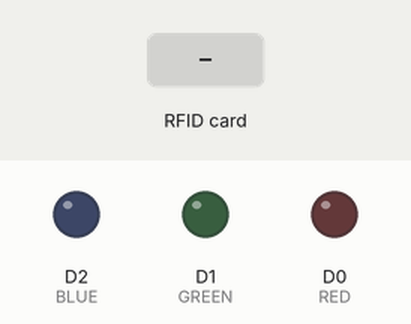
This sketch was run on a simulated ESP8266 (NodeMCU). On the bench: output pins drawn as LEDs (lit = HIGH). The inputs (shaded band) are chosen by the test bench. WiFi joins after 1.5 s; servers stay silent unless stated; what the sketch prints to the serial monitor is not drawn.

Above: at 2.7 s.
2.8 s: RFID card 5E 7A 19 C4 held to the reader
At 4.2 s:
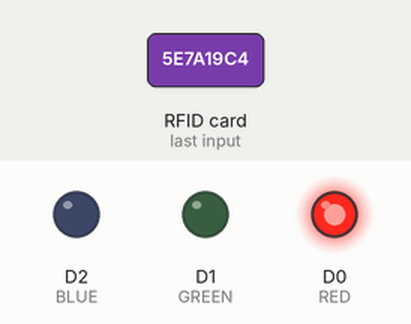
Timing chart, 0 to 6.6 s (numbered marks = the images above; inputs shaded):
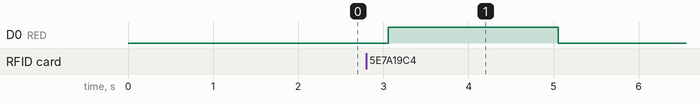

The sketch:

arduino_client.ino
```cpp
#include <ESP8266WiFi.h>
#include <ESP8266HTTPClient.h>

#include <SPI.h>
#include <MFRC522.h>

const char* ssid = "BoteroAguilar";
const char* pass = "ejecutivo2020";

//Para 1 LED
#define RED D0
#define GREEN D1
#define BLUE D2

#define RST_PIN D3
#define SS_PIN D4

MFRC522 rfid(SS_PIN, RST_PIN);

void setup()
{
	SPI.begin();
	rfid.PCD_Init();

    pinMode(RED,OUTPUT);
    pinMode(GREEN,OUTPUT);
    pinMode(BLUE,OUTPUT);

	digitalWrite(RED,LOW);
    digitalWrite(GREEN,LOW);
    digitalWrite(BLUE,LOW);
    Serial.begin(9600);
    delay(10);

    //Conexion a la red WiFi
    Serial.println();
    Serial.print("Conectando a la red ");
    Serial.println(ssid);

    WiFi.begin(ssid,pass); //Inicia la conexion
    while(WiFi.status() != WL_CONNECTED) //sigue intentando conectarse
    {
        delay(500);
        Serial.print(".");
    }

    Serial.println("\nWifi conectado");
}

int value_r = LOW;
int value_g = LOW;
int value_b = LOW;

void loop()
{
	if (!rfid.PICC_IsNewCardPresent()) {
		delay(10);
		return;
	}
	if (!rfid.PICC_ReadCardSerial()) {
		return;
	}

	Serial.print(F("PICC type: "));
	MFRC522::PICC_Type piccType = rfid.PICC_GetType(rfid.uid.sak);
	Serial.println(rfid.PICC_GetTypeName(piccType));

	// Check is the PICC of Classic MIFARE type
	if (piccType != MFRC522::PICC_TYPE_MIFARE_MINI &&
		piccType != MFRC522::PICC_TYPE_MIFARE_1K &&
		piccType != MFRC522::PICC_TYPE_MIFARE_4K) {
		Serial.println(F("Your tag is not of type MIFARE Classic."));
		return;
	}

	Serial.println("card detected");

	byte card_id[4];
	memcpy(card_id, rfid.uid.uidByte, 4);
	char card_hex[9];
	formatHex(card_id, 4, card_hex);

    WiFiClient client;
	HTTPClient http;

	char request[1024];
	char* format = "http://192.168.0.8:5000/card/%s";
	sprintf(request, format, card_hex);
	Serial.printf("requesting: %s\n", request);

	bool result = http.begin(client, request);
	if (!result) {
		delay(1000);
		return;
	}

	int httpCode = http.GET();
	Serial.printf("HTTP: %d\n", httpCode);
	bool success = false;
	if (httpCode > 0) {
		String payload = http.getString();
		Serial.println(payload);
		success = 0 == payload.compareTo("True");
	}
	http.end();

	Serial.println("END");
	if (success) {
		digitalWrite(GREEN, HIGH);
	} else {
		digitalWrite(RED, HIGH);
	}
	delay(2000);
	digitalWrite(GREEN, LOW);
	digitalWrite(RED, LOW);

}

void formatHex(byte *buffer, byte size, char* destination) {
	byte cursor = 0;
	for (byte idx = 0; idx < size; idx++) {
		byte data = buffer[idx];
		destination[cursor] = toHexChar(data & 0x0F);
		destination[cursor+1] = toHexChar(data >> 4);
		cursor += 2;
	}
	destination[cursor] = 0;
}
char toHexChar(byte value) {
	if (value < 0x0A) {
		return '0' + value;
	} else {
		return 'A' + value - 0x0A;
	}
}
```

Measured:
- after the input at 2.8 s, D0 (RED): LOW → HIGH after 0.26 s, → LOW 2.0 s later
